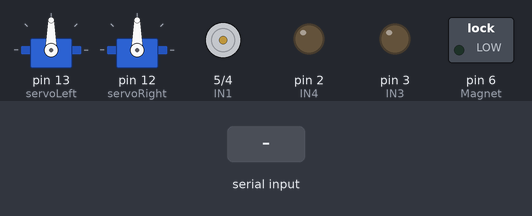
Bench run of a sketch on a simulated Arduino Uno, built with avr-gcc and run on an emulated ATmega328P. On the bench: 2 × servo, motor-driver pin pairs drawn as motors (green arrow = first pin HIGH = forward, orange = second pin HIGH = backward, longer = more drive), switched loads named in the sketch (green lamp = pin HIGH), output pins drawn as LEDs (lit = HIGH). The test bench sets the inputs (shaded band).

Above: at 1.2 s.
1.3 s: "1" received over Serial
At 2.5 s:
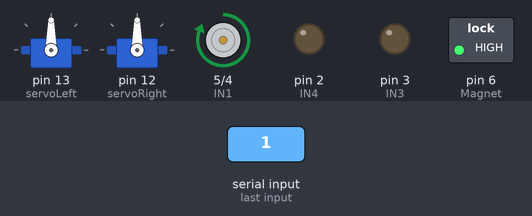
2.8 s: "2" received over Serial
At 3.8 s:
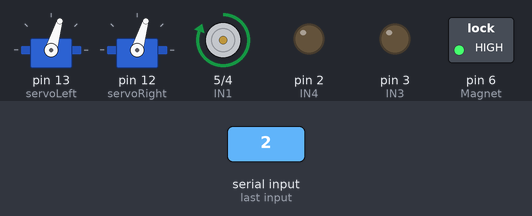
4.3 s: "3" received over Serial
At 5.0 s:
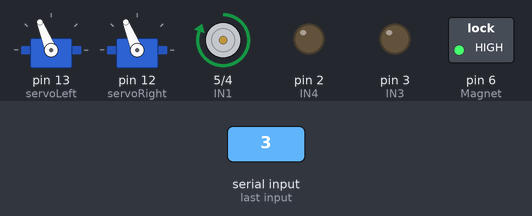
5.8 s: "4" received over Serial
At 6.1 s:
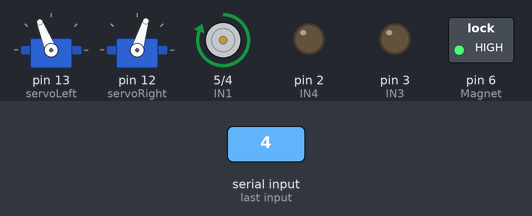
7.3 s: "5" received over Serial
At 8.4 s:
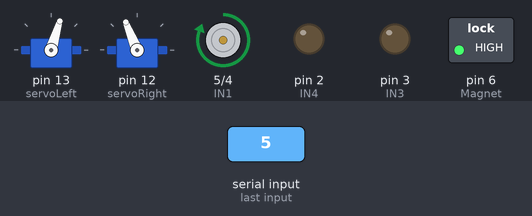
8.8 s: "1" received over Serial
At 9.6 s:
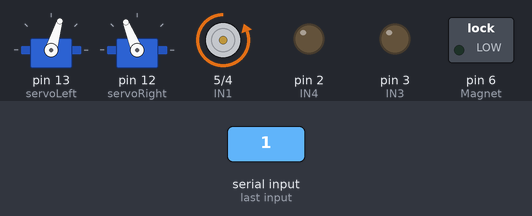
Timing chart, 0 to 11.3 s (numbered marks = the images above; inputs shaded):
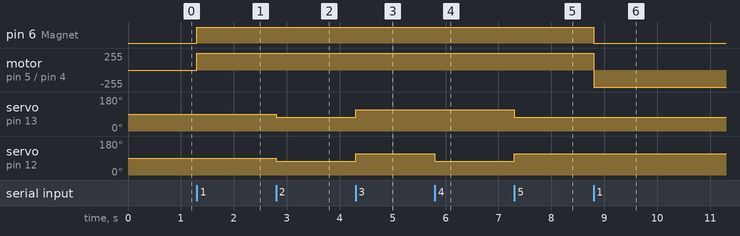

The sketch:

Master_code_proto.ino
```cpp
#define IN1 5
#define IN2 4
#define IN3 3
#define IN4 2
#define Magnet 6
#include <Servo.h>                           // Include servo library

Servo servoLeft;                             // Declare left servo signal
Servo servoRight;
char state = 0;
bool Toggle = false;

void setup() {
  servoLeft.attach(13);                      // Attach left signal to pin 13
  servoRight.attach(12);
  pinMode(IN1,OUTPUT);            //Set the LED on Digital 12 as an OUTPUT
  pinMode(IN2, OUTPUT);
  pinMode(IN3, OUTPUT);
  pinMode(IN4, OUTPUT);
  pinMode(Magnet, OUTPUT);
  Serial.begin(38400); // Default communication rate of the Bluetooth module


}

void loop() {

 if(Serial.available() > 0){ // Checks whether data is comming from the serial port
    state = Serial.read(); // Reads the data from the serial port
 }
 // Controlling the LED


  if(state =='0'){
    servoLeft.writeMicroseconds(1500);         // stop
    servoRight.writeMicroseconds(1500);
    state = 0;

  }
  else if(state =='1'){
    if (Toggle == false){
      digitalWrite(IN1, HIGH);
      digitalWrite(IN2, LOW);
      Toggle = true ;
      digitalWrite(Magnet, HIGH)  ;
      }
    else if (Toggle == true){
      digitalWrite(IN1, LOW);
      digitalWrite(IN2, HIGH);
      digitalWrite(Magnet, LOW);
      Toggle = false;
    }
    //digitalWrite(ledPin, HIGH); // LED ON
    state = 0;
  }
  else if(state == '2'){//left
    servoLeft.writeMicroseconds(1300);         // 1.7 ms -> counterclockwise
    servoRight.writeMicroseconds(1300);
    state = 0;
  }
  else if(state == '3'){//Right
    servoLeft.writeMicroseconds(1700);         // 1.7 ms -> counterclockwise
    servoRight.writeMicroseconds(1700);
    state = 0;
  }
  else if(state == '4'){//Forwards
    servoLeft.writeMicroseconds(1700);         // 1.7 ms -> counterclockwise
      servoRight.writeMicroseconds(1300);
    state = 0;
  }
  else if(state == '5'){//Backwards
    servoLeft.writeMicroseconds(1300);         // 1.7 ms -> counterclockwise
      servoRight.writeMicroseconds(1700);
    state = 0;
  }
 /*


*/

 }
```

Measured:
- after the input at 1.3 s, pin 6 (Magnet): LOW → HIGH at once; motor on pin 5 (IN1) / pin 4 (IN2): stopped → forward 255/255 at once
- after the input at 2.8 s, servo on pin 13 (servoLeft), servo on pin 12 (servoRight): 90° → 73° at once
- after the input at 4.3 s, servo on pin 13 (servoLeft), servo on pin 12 (servoRight): 73° → 112° at once
- after the input at 5.8 s, servo on pin 12 (servoRight): 112° → 73° at once
- after the input at 7.3 s, servo on pin 13 (servoLeft): 112° → 73° at once; servo on pin 12 (servoRight): 73° → 112° at once
- after the input at 8.8 s, pin 6 (Magnet): HIGH → LOW at once; motor on pin 5 (IN1) / pin 4 (IN2): forward 255/255 → backward 255/255 at once
